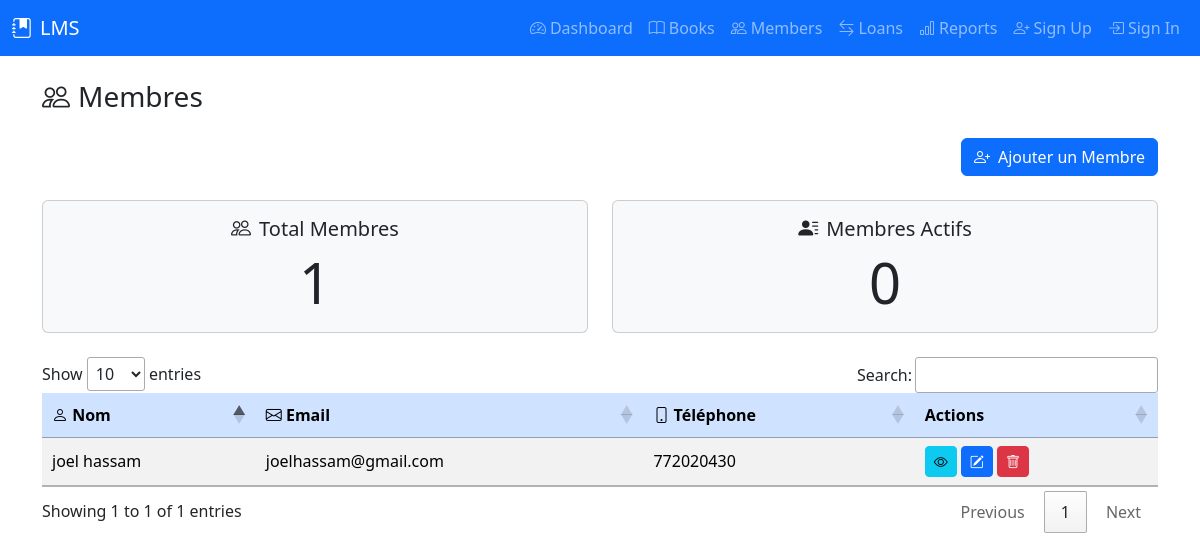
/members, run on the app's committed database.
### tables this page shows
CREATE TABLE members (
            member_id INTEGER PRIMARY KEY AUTOINCREMENT,
            name TEXT NOT NULL,
            email TEXT UNIQUE,
            phone TEXT,
            address TEXT,
            registration_date TEXT DEFAULT CURRENT_TIMESTAMP
        , status TEXT DEFAULT 'active');

### controllers/dashboard_controller.py (the view)
@dashboard_blueprint.route("/members", methods=["GET"])
def members():
    try:
        stats = dashboard_service.get_dashboard_statistics()
        members_data = dashboard_service.get_members_data()
        members_loans_data = dashboard_service.get_members_loans_data()
        print("Members data:", members_data)
        return render_template(
            "members.html",
            total_members=stats["total_members"],
            total_active_members=stats["total_active_members"],
            members=members_data,
            members_loans_data=members_loans_data,
        )
    except Exception as e:
        print("Error in members route:", str(e))
        return jsonify({"error": str(e)}), 500

### models/author.py (called while the page is built)
    @classmethod
    def all(cls):
        query = f"SELECT * FROM {cls.TABLE_NAME}"
        results = DatabaseConnection.execute_query(query)
        if results:
            conn = DatabaseConnection.get_connection()
            cursor = conn.cursor()
            cursor.execute(f"PRAGMA table_info({cls.TABLE_NAME})")
            columns = [column[1] for column in cursor.fetchall()]
            conn.close()
            return [cls(**dict(zip(columns, result))) for result in results]
        return []

### models/base_model.py (called while the page is built)
    def _get_attribute(self, name):
        return self._attributes.get(name)

    def _set_attribute(self, name, value):
        self._attributes[name] = value

    def __getattr__(self, name):
        if name in self._attributes:
            return self._get_attribute(name)
        raise AttributeError(f"'{self.__class__.__name__}' object has no attribute '{name}'")

    def __setattr__(self, name, value):
        if name == "_attributes":
            super().__setattr__(name, value)
        else:
            self._set_attribute(name, value)

    @classmethod
    def find_all(cls):
        if not cls.TABLE_NAME:
            raise NotImplementedError("TABLE_NAME must be defined in subclass")
        query = f"SELECT * FROM {cls.TABLE_NAME}"
        results = DatabaseConnection.execute_query(query)
        if results:
            conn = DatabaseConnection.get_connection()
            cursor = conn.cursor()
            cursor.execute(f"PRAGMA table_info({cls.TABLE_NAME})")
            columns = [column[1] for column in cursor.fetchall()]
            conn.close()
            return [cls(**dict(zip(columns, result))) for result in results]
        return []

### models/book.py (called while the page is built, shortened)
    @classmethod
    def find_overdue_books(cls):
        query = f"""
        SELECT b.*
        FROM {cls.TABLE_NAME} AS b
        JOIN loans AS l ON b.book_id = l.book_id
        WHERE l.due_date < DATE('now') AND l.return_date IS NULL
        """
        results = DatabaseConnection.execute_query(query)
        return []

    @classmethod
    def find_popular_books(cls, threshold=10):
        query = f"""
        SELECT b.*
        FROM {cls.TABLE_NAME} AS b
        JOIN loans AS l ON b.book_id = l.book_id
        GROUP BY b.book_id
        HAVING COUNT(l.book_id) >= ?
        """
        results = DatabaseConnection.execute_query(query, (threshold,))
        return []

### models/member.py (called while the page is built)
    @property
    def member_id(self):
        return self._get_attribute("member_id")

### templates/members.html (shortened to what this page needs)
<!DOCTYPE html>
<html lang="fr">
<head>
    <link rel="stylesheet" href="/static/css/style.css">
    <link href="https://cdn.jsdelivr.net/npm/bootstrap@5.3.2/dist/css/bootstrap.min.css" rel="stylesheet">
    <link rel="stylesheet" href="https://cdn.jsdelivr.net/npm/bootstrap-icons@1.11.3/font/bootstrap-icons.css">
    <link rel="stylesheet" href="https://cdn.datatables.net/1.13.4/css/jquery.dataTables.min.css">
</head>
<body>
{% include 'includes/navbar.html' %}
<div class="container">
    <h3 class="mb-4"><i class="bi bi-people me-2"></i>Membres</h3>
    <div class="d-flex justify-content-end mb-4">
        <button type="button" class="btn btn-primary" data-bs-toggle="modal" data-bs-target="#addMemberModal">
            <i class="bi bi-person-plus me-2"></i>Ajouter un Membre
        </button>
    </div>
    <div class="row text-center mb-4">
        <div class="col-md-6">
            <div class="card bg-light">
                <div class="card-body">
                    <h5 class="card-title"><i class="bi bi-people me-2"></i>Total Membres</h5>
                    <p class="card-text display-4">{{ total_members }}</p>
                </div>
            </div>
        </div>
        <div class="col-md-6">
            <div class="card bg-light">
                <div class="card-body">
                    <h5 class="card-title"><i class="bi bi-person-lines-fill me-2"></i>Membres Actifs</h5>
                    <p class="card-text display-4">{{ total_active_members }}</p>
                </div>
            </div>
        </div>
    </div>
    <div class="table-responsive">
        <table id="membersTable" class="table table-striped table-hover align-middle">
            <thead class="table-primary">
                <tr>
                    <th><i class="bi bi-person"></i> Nom</th>
                    <th><i class="bi bi-envelope"></i> Email</th>
                    <th><i class="bi bi-phone"></i> Téléphone</th>
                    <th>Actions</th>
                </tr>
            </thead>
            <tbody>
                {% for member in members %}
                <tr>
                    <td>{{ member.name }}</td>
                    <td>{{ member.email }}</td>
                    <td>{{ member.phone }}</td>
                    <td>
                        <button class="btn btn-info btn-sm" title="Voir détails" data-bs-toggle="modal" data-bs-target="#detailsModal{{ member.member_id }}"><i class="bi bi-eye"></i></button>
                        <button class="btn btn-primary btn-sm" title="Modifier" data-bs-toggle="modal" data-bs-target="#editModal{{ member.member_id }}"><i class="bi bi-pencil-square"></i></button>
                        <button class="btn btn-danger btn-sm" title="Supprimer" data-bs-toggle="modal" data-bs-target="#deleteModal{{ member.member_id }}"><i class="bi bi-trash"></i></button>
                    </td>
                </tr>
                {% endfor %}
            </tbody>
        </table>
    </div>
</div>
<div class="toast-container position-fixed top-0 end-0 p-3">
</div>
</body>
</html>

### data on the page
members: name "joel hassam", email "joelhassam@gmail.com", phone "772020430"

### other printed values
{{ total_members }} "1"
{{ total_active_members }} "0"
